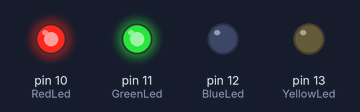
A sketch run on a simulated Arduino Uno, built with avr-gcc and run on an emulated ATmega328P. Shown: output pins drawn as LEDs (lit = HIGH).

Above: at 0.15 s.
At 0.25 s:
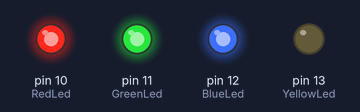
At 0.8 s:
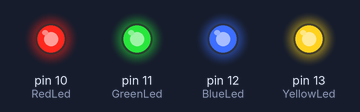
At 1.65 s:
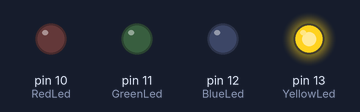
At 2.85 s:
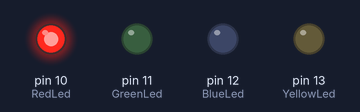
At 5.0 s:
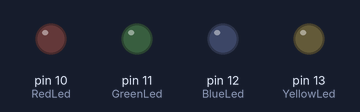
Timing chart, 0 to 6.4 s (numbered marks = the images above):
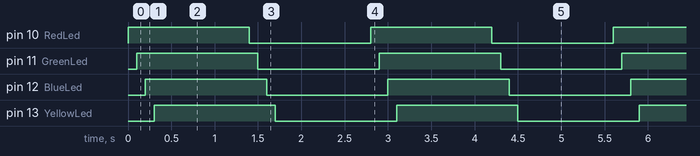

The sketch:

LedBlinking.ino
```cpp
const int RedLed = 10;
const int GreenLed = 11;
const int BlueLed = 12;
const int YellowLed = 13;

void setup() {
  pinMode(RedLed, OUTPUT);
  pinMode(GreenLed, OUTPUT);
  pinMode(BlueLed, OUTPUT);
  pinMode(YellowLed, OUTPUT);
}

void loop() {

  for (int i = RedLed; i <= YellowLed; i++) {
    digitalWrite(i, HIGH);
    delay(100);
  }

  delay(1000);

  for (int i = RedLed; i <= YellowLed; i++) {
    digitalWrite(i, LOW);
    delay(100);
  }

  delay(1000);

}
```

Measured:
- by itself, pin 10 (RedLed), pin 11 (GreenLed), pin 12 (BlueLed), pin 13 (YellowLed): alternates HIGH for 1.4 s and LOW for 1.4 s
- by itself, everything shown: repeats every 2.8 s, in 8 steps
